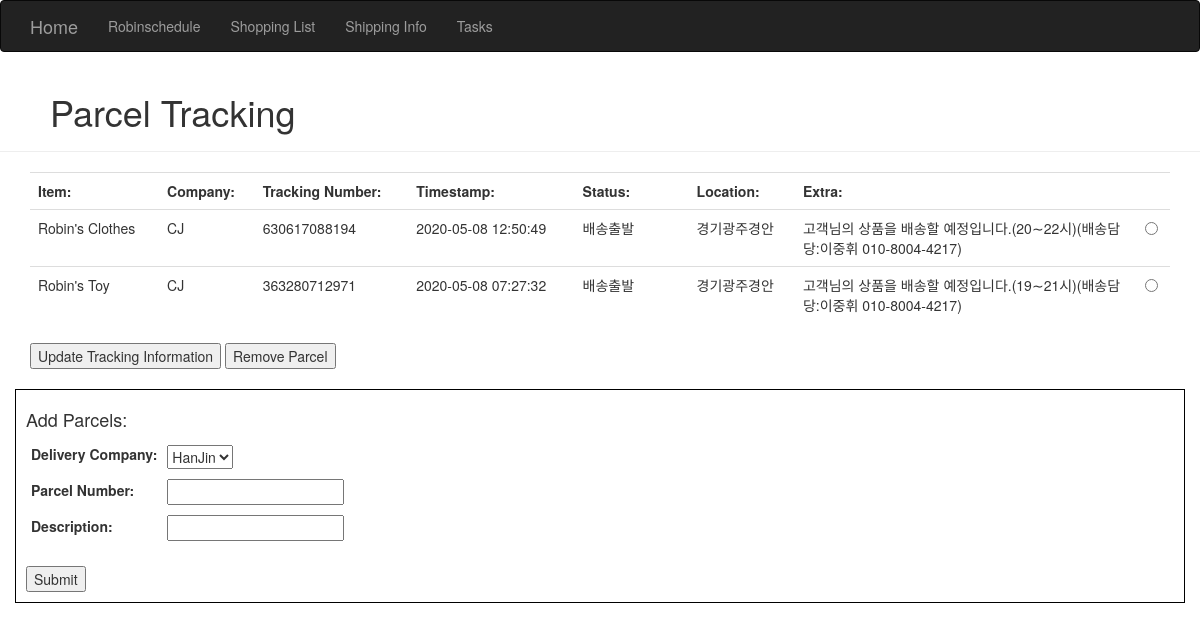
Before: /shipping with the older database file.
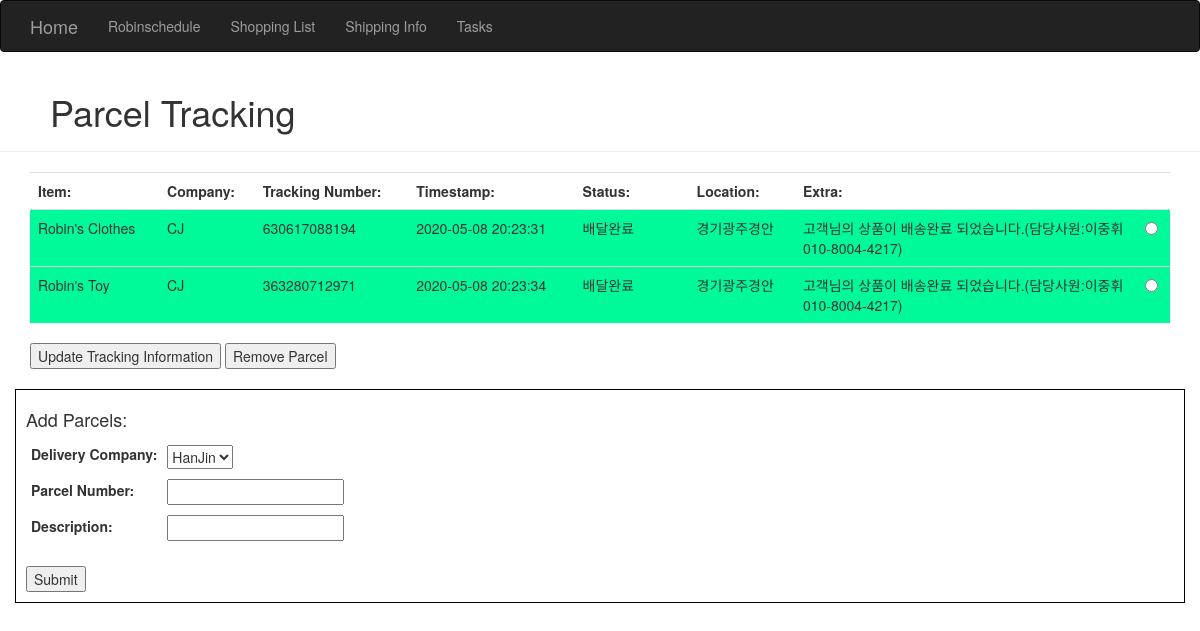
After: the same page with the newer database file.
### homeSite.py (models this page shows)
class ParcelInfo(db.Model): # Store Parcel Information
    __tablename__ = 'parcelInfo'
    id = db.Column(db.Integer, primary_key=True)
    trackingNumber = db.Column(db.String(64))
    company = db.Column(db.String(64))
    description = db.Column(db.String(64))
    delivered = db.Column(db.Boolean(), default=False) #Store simple bool for is delivered - use for CSS styling
    status = db.Column(db.String(64)) #Store short parcel status note
    timestamp = db.Column(db.DateTime()) #Store last update's timestamp
    location = db.Column(db.String(64)) #Store last update's location
    extraNotes = db.Column(db.String(64)) #Store extra notes if given

### homeSite.py (the view, shortened to what this page needs)
@app.route('/shipping', methods=['GET', 'POST'])
def shipping():
    parcelsCurrentlyTracked = ParcelInfo.query.all()
    return render_template('shipping.html', companies=parcelProviders, parcels=parcelsCurrentlyTracked)

### templates/shipping.html (shortened to what this page needs)
{% extends "base.html" %}
{% block content %}
<div class="page-header" style="padding-left: 50px;">
    <h1>Parcel Tracking</h1>
</div>
<div class="container">
    <table class="table">
        <th id="item">Item:</th>
        <th id="company">Company:</th>
        <th id="trackingNumber">Tracking Number:</th>
        <th id="timestamp">Timestamp:</th>
        <th id="status" style="width:10%">Status:</th>
        <th id="location">Location:</th>
        <th id="extra" style="width: 30%;">Extra:</th>
        <th id="selection"></th>
        {% if parcels %}
            <form method="POST">
                {% for parcel in parcels %}
                    {% if parcel.delivered %}
                        <tr style="background-color: mediumspringgreen;">
                    {% else %}
                        <tr>
                    {% endif %}
                            <td id="item">{{parcel.description}}</td>
                            <td id="company">{{parcel.company}}</td>
                            <td id="trackingNumber">{{parcel.trackingNumber}}</td>
                            <td id="timestamp">{{parcel.timestamp}}</td>
                            <td id="status">{{parcel.status}}</td>
                            <td id="location">{{parcel.location}}</td>
                            <td id="extra">{{parcel.extraNotes}}</td>
                            <td id="selection"><input type="radio" name="parcelToUpdate" value="{{parcel.id}}"></td>
                        </tr>
                {% endfor %}
        </table>
            <input type="submit" name="update" value="Update Tracking Information">
            <input type="submit" name="remove" value="Remove Parcel">
        {% else %}
        </table>
        <div class="container" style="text-align: center;">
            No parcels registered.
        </div>
        {% endif %}
<br/>
<br/>
</div>
<div class="container" style="border: 1px solid black; padding: 10px;">
    <form method=POST name="addParcelInfo">
        <table>
            <tr>
                <th colspan="2">
                    <h4>Add Parcels:</h4>
                </th>
            </tr>
            <tr>
                <td>
                    <label for="selectedParcelProvider">Delivery Company:</label>
                </td>
                <td>
                    <select id="selectedParcelProvider" name="selectedParcelProvider">
                        {% for company in companies %}
                            <option value="{{company}}">{{company}}</option>
                        {% endfor %}
                    </select>
                </td>
            </tr>
            <tr>
                <td>
                    <label for="parcelNumber">Parcel Number:</label>
                </td>
                <td>
                    <input type="text" id="parcelNumber" name="parcelNumber" required>
                </td>
            </tr>
            <tr>
                <td>
                    <label for="parcelDescription">Description:</label>
                </td>
                <td>
                    <input type="text" id="parcelDescription" name="parcelDescription" required>
                </td>
            </tr>
            <tr style="height: 20px;">
            </tr>
        </table>
    <input type="submit" name="addParcelInfo">
    </form>
</div>
<br>
<br>
{% endblock %}

### templates/base.html (shortened to what this page needs)
{% extends "bootstrap/base.html" %}
{% block navbar %}
<div class="navbar navbar-inverse" role="navigation">
    <div class="container">
        <div class="navbar-header">
            <a class="navbar-brand" href="/">Home</a>
        </div>
        <div class="navbar-collapse collapse">
            <ul class="nav navbar-nav">
                <li><a href="/schedule">Robinschedule</a></li>
                <li><a href="/shopping">Shopping List</a></li>
                <li><a href="/shipping">Shipping Info</a></li>
                <li><a href="/tasks">Tasks</a></li>
            </ul>
        </div>
    </div>
</div>
{% endblock %}

### templates/shipping.html (style rules this page uses)
td { padding:5px }

Changed rows visible on the page:
changed ParcelInfo "Robin's Clothes": delivered False → True (drawn); timestamp "2020-05-08 12:50:49" → "2020-05-08 20:23:31"; status "배송출발" → "배달완료"; extraNotes "고객님의 상품을 배송할 예정입니다.(20∼22시)(배송담당:이중휘 010-8004-4217)" → "고객님의 상품이 배송완료 되었습니다.(담당사원:이중휘 010-8004-4217)"
changed ParcelInfo "Robin's Toy": delivered False → True (drawn); timestamp "2020-05-08 07:27:32" → "2020-05-08 20:23:34"; status "배송출발" → "배달완료"; extraNotes "고객님의 상품을 배송할 예정입니다.(19∼21시)(배송담당:이중휘 010-8004-4217)" → "고객님의 상품이 배송완료 되었습니다.(담당사원:이중휘 010-8004-4217)"
